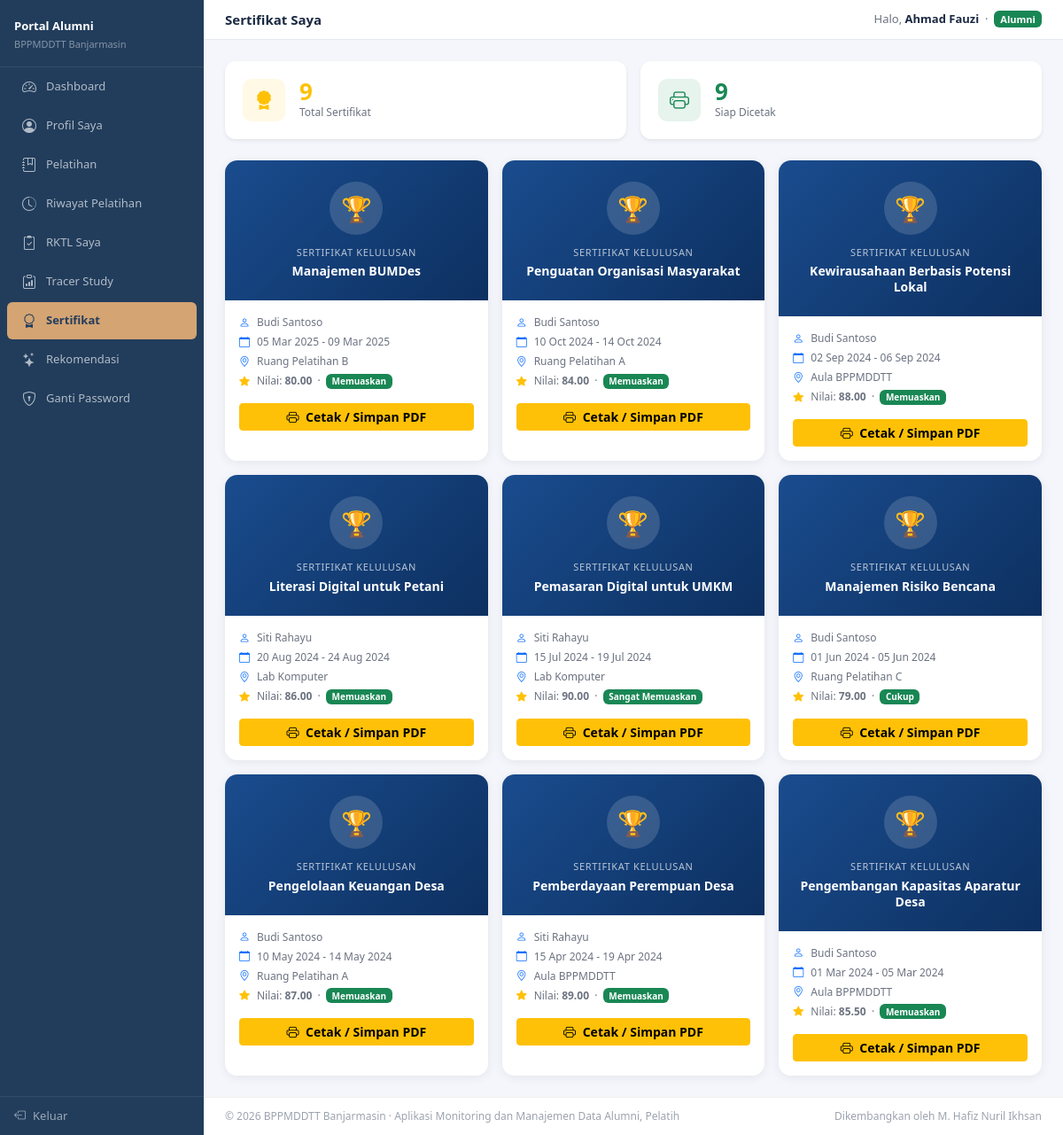
Screenshot of /login/alumni/sertifikat.php (signed in) with the database file from the repository.
### tables this page shows
CREATE TABLE `peserta_pelatihan` (
  `id` int(10) UNSIGNED NOT NULL,
  `user_id` int(10) UNSIGNED NOT NULL,
  `pelatihan_id` int(10) UNSIGNED NOT NULL,
  `tanggal_daftar` date DEFAULT NULL,
  `status_verifikasi` enum('menunggu','diterima','ditolak') NOT NULL DEFAULT 'menunggu',
  `alasan_tolak` varchar(255) DEFAULT NULL,
  `tgl_verifikasi` timestamp NULL DEFAULT NULL,
  `diverifikasi_oleh` int(10) UNSIGNED DEFAULT NULL,
  `status_kehadiran` enum('hadir','tidak_hadir','izin') NOT NULL DEFAULT 'hadir',
  `nilai` decimal(5,2) DEFAULT NULL,
  `status_lulus` enum('lulus','tidak_lulus','belum_dinilai') NOT NULL DEFAULT 'belum_dinilai',
  `sertifikat_url` varchar(255) DEFAULT NULL,
  `created_at` timestamp NOT NULL DEFAULT current_timestamp(),
  `updated_at` timestamp NOT NULL DEFAULT current_timestamp() ON UPDATE current_timestamp()
);

CREATE TABLE `pelatihan` (
  `id` int(10) UNSIGNED NOT NULL,
  `nama_pelatihan` varchar(200) NOT NULL,
  `jenis` varchar(100) DEFAULT NULL,
  `deskripsi` text DEFAULT NULL,
  `tanggal_mulai` date NOT NULL,
  `tanggal_selesai` date NOT NULL,
  `kuota` smallint(6) NOT NULL DEFAULT 30,
  `instruktur_id` int(10) UNSIGNED NOT NULL,
  `lokasi` varchar(200) DEFAULT NULL,
  `status` enum('aktif','selesai','dibatalkan') NOT NULL DEFAULT 'aktif',
  `created_at` timestamp NOT NULL DEFAULT current_timestamp(),
  `updated_at` timestamp NOT NULL DEFAULT current_timestamp() ON UPDATE current_timestamp()
);

CREATE TABLE `users` (
  `id` int(10) UNSIGNED NOT NULL,
  `name` varchar(100) NOT NULL,
  `email` varchar(150) NOT NULL,
  `password` varchar(255) NOT NULL,
  `role` enum('admin','instruktur','peserta','alumni','kepala') NOT NULL DEFAULT 'peserta',
  `is_active` tinyint(1) NOT NULL DEFAULT 1,
  `created_at` timestamp NOT NULL DEFAULT current_timestamp(),
  `updated_at` timestamp NOT NULL DEFAULT current_timestamp() ON UPDATE current_timestamp()
);

### login/alumni/sertifikat.php (the view, shortened to what this page needs)
<?php
include 'header.php';
$data = mysqli_query($koneksi, "
    SELECT pp.*, p.nama_pelatihan, p.jenis, p.tanggal_mulai, p.tanggal_selesai,
        p.lokasi, u.name as nama_instruktur
    FROM peserta_pelatihan pp
    JOIN pelatihan p ON pp.pelatihan_id = p.id
    JOIN instruktur i ON p.instruktur_id = i.id
    JOIN users u ON i.user_id = u.id
    WHERE pp.user_id = {$_SESSION['id_login']}
    AND pp.status_lulus = 'lulus'
    ORDER BY p.tanggal_selesai DESC
");
$rows = [];
while ($row = mysqli_fetch_assoc($data)) $rows[] = $row;
$count = count($rows);
?>
<?php if ($count === 0): ?>
  <div class="card p-5 text-center">
    <i class="bi bi-award text-muted" style="font-size:56px"></i>
    <h6 class="mt-3 mb-1">Belum Ada Sertifikat</h6>
    <p class="text-muted mb-0">Sertifikat akan muncul setelah Anda dinyatakan lulus dari pelatihan.</p>
  </div>
<?php else: ?>
  <div class="row g-3 mb-4">
    <div class="col-sm-6">
      <div class="stat-card bg-white shadow-sm">
        <div class="icon bg-warning bg-opacity-10 text-warning"><i class="bi bi-award-fill"></i></div>
        <div><div class="val text-warning"><?= $count ?></div><div class="lbl">Total Sertifikat</div></div>
      </div>
    </div>
    <div class="col-sm-6">
      <div class="stat-card bg-white shadow-sm">
        <div class="icon bg-success bg-opacity-10 text-success"><i class="bi bi-printer"></i></div>
        <div><div class="val text-success"><?= $count ?></div><div class="lbl">Siap Dicetak</div></div>
      </div>
    </div>
  </div>
  <div class="row g-3">
    <?php foreach ($rows as $row): ?>
    <div class="col-md-6 col-lg-4">
      <div class="card h-100" style="border-radius:14px;box-shadow:0 2px 12px rgba(0,0,0,.07)">
        <div style="background:linear-gradient(135deg,#1a4c8e,#0d3060);border-radius:14px 14px 0 0;padding:24px;text-align:center">
          <div style="width:60px;height:60px;background:rgba(255,255,255,.15);border-radius:50%;display:flex;align-items:center;justify-content:center;margin:0 auto 12px;font-size:28px">🏆</div>
          <div style="color:rgba(255,255,255,.7);font-size:11px;text-transform:uppercase;letter-spacing:.06em">Sertifikat Kelulusan</div>
          <div style="color:#fff;font-weight:700;font-size:14px;margin-top:4px;line-height:1.3"><?= htmlspecialchars($row['nama_pelatihan']) ?></div>
        </div>
        <div class="card-body p-3">
          <div style="font-size:12px;color:#6b7280" class="mb-3">
            <div class="mb-1 d-flex align-items-center gap-2">
              <i class="bi bi-person text-primary"></i>
              <span><?= htmlspecialchars($row['nama_instruktur']) ?></span>
            </div>
            <div class="mb-1 d-flex align-items-center gap-2">
              <i class="bi bi-calendar text-primary"></i>
              <span><?= date('d M Y', strtotime($row['tanggal_mulai'])) ?> - <?= date('d M Y', strtotime($row['tanggal_selesai'])) ?></span>
            </div>
            <?php if ($row['lokasi']): ?>
            <div class="mb-1 d-flex align-items-center gap-2">
              <i class="bi bi-geo-alt text-primary"></i>
              <span><?= htmlspecialchars($row['lokasi']) ?></span>
            </div>
            <?php endif; ?>
            <div class="d-flex align-items-center gap-2">
              <i class="bi bi-star-fill text-warning"></i>
              <span>Nilai: <strong><?= $row['nilai'] ?? '-' ?></strong>
              &nbsp;·&nbsp;
              <?php
              $nilai = $row['nilai'];
              $predikat = $nilai >= 90 ? 'Sangat Memuaskan' : ($nilai >= 80 ? 'Memuaskan' : ($nilai >= 70 ? 'Cukup' : 'Lulus'));
              ?>
              <span class="badge bg-success" style="font-size:10px"><?= $predikat ?></span>
              </span>
            </div>
          </div>
          <a href="sertifikat_cetak.php?id=<?= $row['id'] ?>" target="_blank"
             class="btn btn-warning w-100 btn-sm fw-semibold">
            <i class="bi bi-printer me-1"></i> Cetak / Simpan PDF
          </a>
        </div>
      </div>
    </div>
    <?php endforeach; ?>
  </div>
<?php endif; ?>
<?php include 'footer.php'; ?>

### login/assets/css/global.css (style rules this page uses)
body { background: transparent; }
.card { background: rgba(255, 255, 255, 0.95) !important; backdrop-filter: blur(4px); }

### login/alumni/header.php (style rules this page uses)
:root { --sidebar-w:230px; --sidebar-bg:#223D5C; --accent:#D4A473; --primary: #223D5C; --primary-dark: #1A2D48; --gold: #D4A473; --teal: #4F9DB5; }
body { background:#f4f6fb; font-size:14px; }
.stat-card { border:none; border-radius:12px; padding:20px; display:flex; align-items:center; gap:16px; }
.stat-card .icon { width:48px; height:48px; border-radius:10px; display:flex; align-items:center; justify-content:center; font-size:22px; }
.stat-card .val { font-size:26px; font-weight:700; line-height:1; }
.stat-card .lbl { font-size:12px; color:#6b7280; margin-top:2px; }
.card { border:none; border-radius:12px; box-shadow:0 1px 8px rgba(0,0,0,.06); }

### rows the page displays
peserta_pelatihan: pelatihan.nama_pelatihan "Manajemen BUMDes", users.name "Budi Santoso", pelatihan.tanggal_mulai "05 Mar 2025", pelatihan.tanggal_selesai "09 Mar 2025", pelatihan.lokasi "Ruang Pelatihan B", nilai "80.00", nilai "Memuaskan"
peserta_pelatihan: pelatihan.nama_pelatihan "Penguatan Organisasi Masyarakat", users.name "Budi Santoso", pelatihan.tanggal_mulai "10 Oct 2024", pelatihan.tanggal_selesai "14 Oct 2024", pelatihan.lokasi "Ruang Pelatihan A", nilai "84.00", nilai "Memuaskan"
peserta_pelatihan: pelatihan.nama_pelatihan "Kewirausahaan Berbasis Potensi Lokal", users.name "Budi Santoso", pelatihan.tanggal_mulai "02 Sep 2024", pelatihan.tanggal_selesai "06 Sep 2024", pelatihan.lokasi "Aula BPPMDDTT", nilai "88.00", nilai "Memuaskan"
peserta_pelatihan: pelatihan.nama_pelatihan "Literasi Digital untuk Petani", users.name "Siti Rahayu", pelatihan.tanggal_mulai "20 Aug 2024", pelatihan.tanggal_selesai "24 Aug 2024", pelatihan.lokasi "Lab Komputer", nilai "86.00", nilai "Memuaskan"
peserta_pelatihan: pelatihan.nama_pelatihan "Pemasaran Digital untuk UMKM", users.name "Siti Rahayu", pelatihan.tanggal_mulai "15 Jul 2024", pelatihan.tanggal_selesai "19 Jul 2024", pelatihan.lokasi "Lab Komputer", nilai "90.00", nilai "Sangat Memuaskan"
peserta_pelatihan: pelatihan.nama_pelatihan "Manajemen Risiko Bencana", users.name "Budi Santoso", pelatihan.tanggal_mulai "01 Jun 2024", pelatihan.tanggal_selesai "05 Jun 2024", pelatihan.lokasi "Ruang Pelatihan C", nilai "79.00", nilai "Cukup"
peserta_pelatihan: pelatihan.nama_pelatihan "Pengelolaan Keuangan Desa", users.name "Budi Santoso", pelatihan.tanggal_mulai "10 May 2024", pelatihan.tanggal_selesai "14 May 2024", pelatihan.lokasi "Ruang Pelatihan A", nilai "87.00", nilai "Memuaskan"
peserta_pelatihan: pelatihan.nama_pelatihan "Pemberdayaan Perempuan Desa", users.name "Siti Rahayu", pelatihan.tanggal_mulai "15 Apr 2024", pelatihan.tanggal_selesai "19 Apr 2024", pelatihan.lokasi "Aula BPPMDDTT", nilai "89.00", nilai "Memuaskan"
peserta_pelatihan: pelatihan.nama_pelatihan "Pengembangan Kapasitas Aparatur Desa", users.name "Budi Santoso", pelatihan.tanggal_mulai "01 Mar 2024", pelatihan.tanggal_selesai "05 Mar 2024", pelatihan.lokasi "Aula BPPMDDTT", nilai "85.50", nilai "Memuaskan"

### other values shown
$page_title "Sertifikat Saya"
$_SESSION['nama'] "Ahmad Fauzi"
$count "9"
